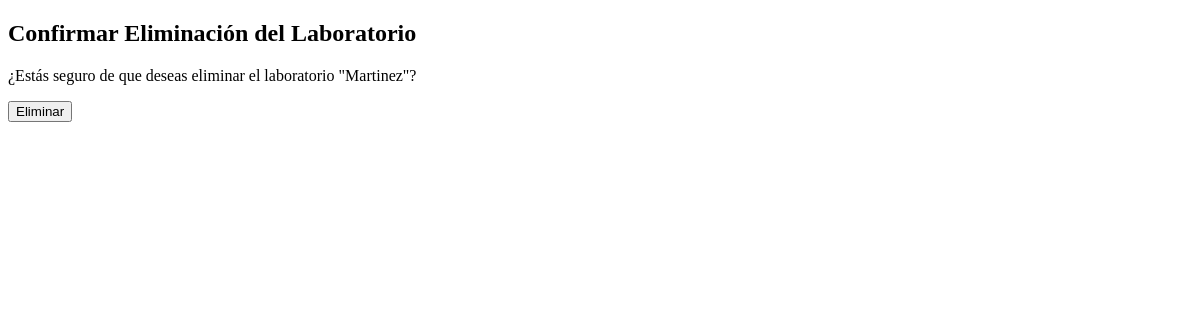
/Oncoliq/eliminarLaboratorio/13/ (signed in), run on an earlier commit of the app's database.
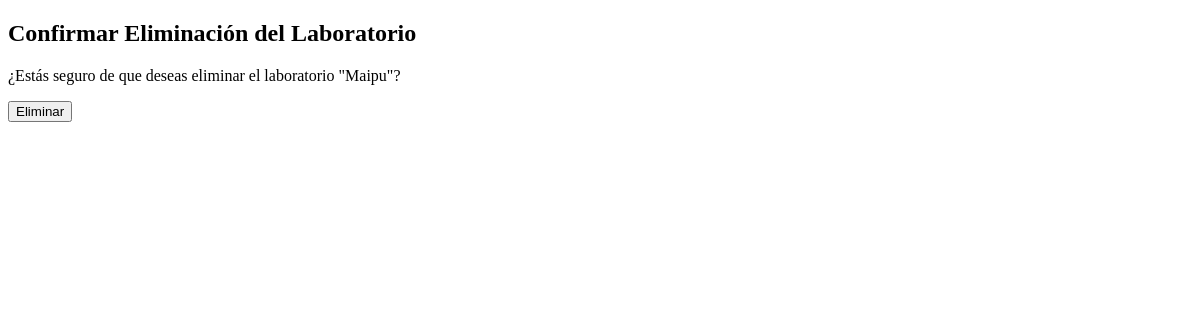
And on a later commit of the database.
### Oncoliq/models.py (models this page shows, shortened)
class Laboratorio(models.Model):
    laboratorio = models.CharField(max_length=30)
    operario = models.CharField(max_length=30)
    email = models.EmailField()
    equipo = models.CharField(max_length=30)
    fecha = models.DateField()
    resultado = models.CharField(max_length=30)

### Oncoliq/views.py (the view)
# urls.py: path('eliminarLaboratorio/<int:pk>/', eliminarLaboratorio, name='eliminarLaboratorio'),
@login_required
def eliminarLaboratorio(request, pk):
    laboratorio = get_object_or_404(Laboratorio, pk=pk)
    if request.method == 'POST':
        laboratorio.delete()
        return redirect('Laboratorio')
    return render(request, 'Oncoliq/laboratorio/confirmarEliminarLaboratorio.html', {'laboratorio': laboratorio})

### Oncoliq/avatar_context.py (called while the page is built)
def avatar_context_processor(request):
    avatar = getAvatar(request)
    return {'avatar':avatar}

### Oncoliq/views.py (called while the page is built)
def getAvatar(request):
    avatar = Avatar.objects.filter(user = request.user.id)
    try:
        avatar = avatar[0].image.url
    except:
        avatar = None
    return avatar

### Oncoliq/templates/Oncoliq/laboratorio/confirmarEliminarLaboratorio.html (shortened to what this page needs)
<!DOCTYPE html>
<html>
<head>
</head>
<body>
    <h2>Confirmar Eliminación del Laboratorio</h2>
    <p>¿Estás seguro de que deseas eliminar el laboratorio "{{ laboratorio.laboratorio }}"?</p>
    <form method="post">
        <button type="submit">Eliminar</button>
    </form>
</body>
</html>

What changed in the data, as far as the page shows it:
changed Laboratorio: laboratorio "Martinez" → "Maipu"
